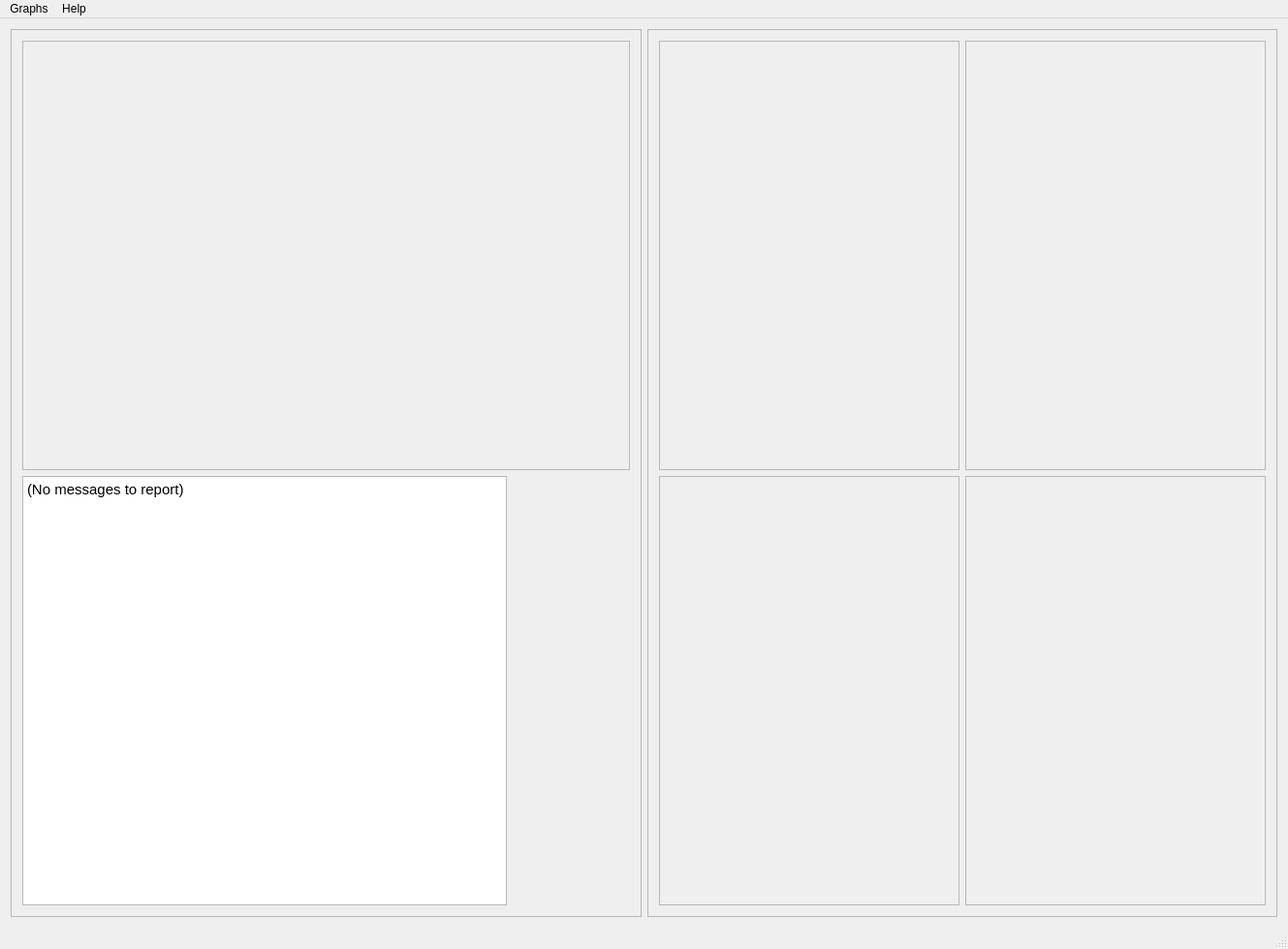
<?xml version="1.0" encoding="UTF-8"?>
<ui version="4.0">
 <class>MainWindow</class>
 <widget class="QMainWindow" name="MainWindow">
  <property name="geometry">
   <rect>
    <x>0</x>
    <y>0</y>
    <width>1329</width>
    <height>979</height>
   </rect>
  </property>
  <property name="windowTitle">
   <string>PitGUI</string>
  </property>
  <property name="windowIcon">
   <iconset resource="resources.qrc">
    <normaloff>:/images/SolarGatorsLogo.PNG</normaloff>:/images/SolarGatorsLogo.PNG</iconset>
  </property>
  <widget class="QWidget" name="centralWidget">
   <layout class="QHBoxLayout" name="horizontalLayout">
    <item>
     <widget class="QFrame" name="frame">
      <property name="frameShape">
       <enum>QFrame::StyledPanel</enum>
      </property>
      <property name="frameShadow">
       <enum>QFrame::Raised</enum>
      </property>
      <layout class="QVBoxLayout" name="verticalLayout">
       <item>
        <widget class="QFrame" name="Frame1">
         <property name="sizePolicy">
          <sizepolicy hsizetype="MinimumExpanding" vsizetype="MinimumExpanding">
           <horstretch>0</horstretch>
           <verstretch>0</verstretch>
          </sizepolicy>
         </property>
         <property name="frameShape">
          <enum>QFrame::StyledPanel</enum>
         </property>
         <property name="frameShadow">
          <enum>QFrame::Raised</enum>
         </property>
         <layout class="QVBoxLayout" name="verticalLayout_2">
          <item>
           <widget class="QCustomPlot" name="Graph1" native="true">
            <property name="sizePolicy">
             <sizepolicy hsizetype="MinimumExpanding" vsizetype="MinimumExpanding">
              <horstretch>0</horstretch>
              <verstretch>0</verstretch>
             </sizepolicy>
            </property>
            <property name="minimumSize">
             <size>
              <width>0</width>
              <height>300</height>
             </size>
            </property>
           </widget>
          </item>
         </layout>
        </widget>
       </item>
       <item>
        <widget class="QTextBrowser" name="messagesPane">
         <property name="sizePolicy">
          <sizepolicy hsizetype="MinimumExpanding" vsizetype="MinimumExpanding">
           <horstretch>0</horstretch>
           <verstretch>0</verstretch>
          </sizepolicy>
         </property>
         <property name="minimumSize">
          <size>
           <width>400</width>
           <height>300</height>
          </size>
         </property>
         <property name="maximumSize">
          <size>
           <width>500</width>
           <height>500</height>
          </size>
         </property>
         <property name="font">
          <font>
           <family>Segoe UI</family>
           <pointsize>11</pointsize>
          </font>
         </property>
         <property name="html">
          <string>&lt;!DOCTYPE HTML PUBLIC &quot;-//W3C//DTD HTML 4.0//EN&quot; &quot;http://www.w3.org/TR/REC-html40/strict.dtd&quot;&gt;
&lt;html&gt;&lt;head&gt;&lt;meta name=&quot;qrichtext&quot; content=&quot;1&quot; /&gt;&lt;style type=&quot;text/css&quot;&gt;
p, li { white-space: pre-wrap; }
&lt;/style&gt;&lt;/head&gt;&lt;body style=&quot; font-family:'Segoe UI'; font-size:11pt; font-weight:400; font-style:normal;&quot;&gt;
&lt;p style=&quot; margin-top:0px; margin-bottom:0px; margin-left:0px; margin-right:0px; -qt-block-indent:0; text-indent:0px;&quot;&gt;(No messages to report)&lt;/p&gt;&lt;/body&gt;&lt;/html&gt;</string>
         </property>
        </widget>
       </item>
      </layout>
     </widget>
    </item>
    <item>
     <widget class="QFrame" name="SideGraphs">
      <property name="sizePolicy">
       <sizepolicy hsizetype="MinimumExpanding" vsizetype="MinimumExpanding">
        <horstretch>0</horstretch>
        <verstretch>0</verstretch>
       </sizepolicy>
      </property>
      <property name="frameShape">
       <enum>QFrame::StyledPanel</enum>
      </property>
      <property name="frameShadow">
       <enum>QFrame::Raised</enum>
      </property>
      <layout class="QGridLayout" name="gridLayout">
       <item row="0" column="1">
        <widget class="QFrame" name="Frame3">
         <property name="frameShape">
          <enum>QFrame::StyledPanel</enum>
         </property>
         <property name="frameShadow">
          <enum>QFrame::Raised</enum>
         </property>
         <layout class="QVBoxLayout" name="verticalLayout_4">
          <item>
           <widget class="QCustomPlot" name="Graph3" native="true">
            <property name="minimumSize">
             <size>
              <width>0</width>
              <height>300</height>
             </size>
            </property>
           </widget>
          </item>
         </layout>
        </widget>
       </item>
       <item row="1" column="0">
        <widget class="QFrame" name="Frame4">
         <property name="frameShape">
          <enum>QFrame::StyledPanel</enum>
         </property>
         <property name="frameShadow">
          <enum>QFrame::Raised</enum>
         </property>
         <layout class="QVBoxLayout" name="verticalLayout_5">
          <item>
           <widget class="QCustomPlot" name="Graph4" native="true">
            <property name="minimumSize">
             <size>
              <width>0</width>
              <height>300</height>
             </size>
            </property>
           </widget>
          </item>
         </layout>
        </widget>
       </item>
       <item row="0" column="0">
        <widget class="QFrame" name="Frame2">
         <property name="frameShape">
          <enum>QFrame::StyledPanel</enum>
         </property>
         <property name="frameShadow">
          <enum>QFrame::Raised</enum>
         </property>
         <layout class="QVBoxLayout" name="verticalLayout_3">
          <item>
           <widget class="QCustomPlot" name="Graph2" native="true">
            <property name="minimumSize">
             <size>
              <width>0</width>
              <height>300</height>
             </size>
            </property>
           </widget>
          </item>
         </layout>
        </widget>
       </item>
       <item row="1" column="1">
        <widget class="QFrame" name="Frame5">
         <property name="frameShape">
          <enum>QFrame::StyledPanel</enum>
         </property>
         <property name="frameShadow">
          <enum>QFrame::Raised</enum>
         </property>
         <layout class="QVBoxLayout" name="verticalLayout_6">
          <item>
           <widget class="QCustomPlot" name="Graph5" native="true">
            <property name="minimumSize">
             <size>
              <width>0</width>
              <height>300</height>
             </size>
            </property>
           </widget>
          </item>
         </layout>
        </widget>
       </item>
      </layout>
     </widget>
    </item>
   </layout>
  </widget>
  <widget class="QMenuBar" name="menuBar">
   <property name="geometry">
    <rect>
     <x>0</x>
     <y>0</y>
     <width>1329</width>
     <height>25</height>
    </rect>
   </property>
   <widget class="QMenu" name="menuGraphs">
    <property name="title">
     <string>Graphs</string>
    </property>
    <addaction name="viewGraph1_checkbox"/>
    <addaction name="viewGraph2_checkbox"/>
    <addaction name="viewGraph3_checkbox"/>
    <addaction name="actionGraph4"/>
    <addaction name="actionGraph5"/>
   </widget>
   <widget class="QMenu" name="menuHelp">
    <property name="title">
     <string>Help</string>
    </property>
    <addaction name="actionHelp_me"/>
   </widget>
   <addaction name="menuGraphs"/>
   <addaction name="menuHelp"/>
  </widget>
  <widget class="QStatusBar" name="statusBar"/>
  <action name="viewGraph1_checkbox">
   <property name="checkable">
    <bool>true</bool>
   </property>
   <property name="checked">
    <bool>true</bool>
   </property>
   <property name="enabled">
    <bool>true</bool>
   </property>
   <property name="text">
    <string>Speed</string>
   </property>
  </action>
  <action name="viewGraph2_checkbox">
   <property name="checkable">
    <bool>true</bool>
   </property>
   <property name="checked">
    <bool>true</bool>
   </property>
   <property name="text">
    <string>Graph2</string>
   </property>
  </action>
  <action name="viewGraph3_checkbox">
   <property name="checkable">
    <bool>true</bool>
   </property>
   <property name="checked">
    <bool>true</bool>
   </property>
   <property name="text">
    <string>Power</string>
   </property>
  </action>
  <action name="actionHelp_me">
   <property name="text">
    <string>Help me!</string>
   </property>
  </action>
  <action name="actionGraph4">
   <property name="checkable">
    <bool>true</bool>
   </property>
   <property name="checked">
    <bool>true</bool>
   </property>
   <property name="text">
    <string>Graph4</string>
   </property>
  </action>
  <action name="actionGraph5">
   <property name="checkable">
    <bool>true</bool>
   </property>
   <property name="checked">
    <bool>true</bool>
   </property>
   <property name="text">
    <string>Graph5</string>
   </property>
  </action>
 </widget>
 <layoutdefault spacing="6" margin="11"/>
 <customwidgets>
  <customwidget>
   <class>QCustomPlot</class>
   <extends>QWidget</extends>
   <header>qcustomplot.h</header>
   <container>1</container>
  </customwidget>
 </customwidgets>
 <resources>
  <include location="resources.qrc"/>
 </resources>
 <connections/>
</ui>
